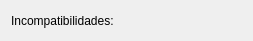
      <widget class="QWidget" name="horizontalLayoutWidget_2">
       <property name="geometry">
        <rect>
         <x>290</x>
         <y>120</y>
         <width>221</width>
         <height>31</height>
        </rect>
       </property>
       <layout class="QHBoxLayout" name="horizontalLayout_2">
        <item>
         <widget class="QLabel" name="label_7">
          <property name="text">
           <string>Incompatibilidades: </string>
          </property>
         </widget>
        </item>
        <item>
         <widget class="QLabel" name="label_Inc_celiaco">
          <property name="minimumSize">
           <size>
            <width>19</width>
            <height>19</height>
           </size>
          </property>
          <property name="maximumSize">
           <size>
            <width>19</width>
            <height>19</height>
           </size>
          </property>
          <property name="text">
           <string/>
          </property>
         </widget>
        </item>
        <item>
         <widget class="QLabel" name="label_Inc_diabetico">
          <property name="minimumSize">
           <size>
            <width>19</width>
            <height>19</height>
           </size>
          </property>
          <property name="maximumSize">
           <size>
            <width>19</width>
            <height>19</height>
           </size>
          </property>
          <property name="text">
           <string/>
          </property>
         </widget>
        </item>
        <item>
         <widget class="QLabel" name="label_Inc_semivegetariano">
          <property name="minimumSize">
           <size>
            <width>19</width>
            <height>19</height>
           </size>
          </property>
          <property name="maximumSize">
           <size>
            <width>19</width>
            <height>19</height>
           </size>
          </property>
          <property name="text">
           <string/>
          </property>
         </widget>
        </item>
        <item>
         <widget class="QLabel" name="label_Inc_vegetariano">
          <property name="minimumSize">
           <size>
            <width>19</width>
            <height>19</height>
           </size>
          </property>
          <property name="maximumSize">
           <size>
            <width>19</width>
            <height>19</height>
           </size>
          </property>
          <property name="text">
           <string/>
          </property>
         </widget>
        </item>
        <item>
         <widget class="QLabel" name="label_Inc_vegano">
          <property name="minimumSize">
           <size>
            <width>19</width>
            <height>19</height>
           </size>
          </property>
          <property name="maximumSize">
           <size>
            <width>19</width>
            <height>19</height>
           </size>
          </property>
          <property name="text">
           <string/>
          </property>
         </widget>
        </item>
       </layout>
      </widget>
